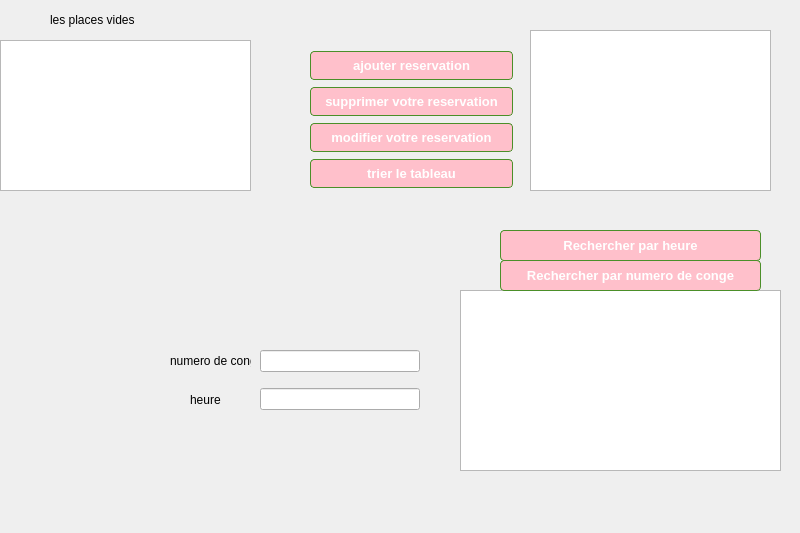
<?xml version="1.0" encoding="UTF-8"?>
<ui version="4.0">
 <class>Reservation</class>
 <widget class="QDialog" name="Reservation">
  <property name="geometry">
   <rect>
    <x>0</x>
    <y>0</y>
    <width>800</width>
    <height>533</height>
   </rect>
  </property>
  <property name="windowTitle">
   <string>Dialog</string>
  </property>
  <widget class="QTableWidget" name="tab">
   <property name="geometry">
    <rect>
     <x>0</x>
     <y>40</y>
     <width>251</width>
     <height>151</height>
    </rect>
   </property>
  </widget>
  <widget class="QLabel" name="label">
   <property name="geometry">
    <rect>
     <x>170</x>
     <y>350</y>
     <width>81</width>
     <height>21</height>
    </rect>
   </property>
   <property name="text">
    <string>numero de conge</string>
   </property>
  </widget>
  <widget class="QLabel" name="label_2">
   <property name="geometry">
    <rect>
     <x>190</x>
     <y>390</y>
     <width>61</width>
     <height>20</height>
    </rect>
   </property>
   <property name="text">
    <string>heure </string>
   </property>
  </widget>
  <widget class="QTableWidget" name="tab_res">
   <property name="geometry">
    <rect>
     <x>530</x>
     <y>30</y>
     <width>241</width>
     <height>161</height>
    </rect>
   </property>
  </widget>
  <widget class="QWidget" name="verticalLayoutWidget">
   <property name="geometry">
    <rect>
     <x>260</x>
     <y>340</y>
     <width>160</width>
     <height>80</height>
    </rect>
   </property>
   <layout class="QVBoxLayout" name="verticalLayout">
    <item>
     <widget class="QLineEdit" name="line_nump"/>
    </item>
    <item>
     <widget class="QLineEdit" name="line_heure"/>
    </item>
   </layout>
  </widget>
  <widget class="QWidget" name="verticalLayoutWidget_2">
   <property name="geometry">
    <rect>
     <x>310</x>
     <y>50</y>
     <width>203</width>
     <height>140</height>
    </rect>
   </property>
   <layout class="QVBoxLayout" name="verticalLayout_2">
    <item>
     <widget class="QPushButton" name="pushButton">
      <property name="styleSheet">
       <string notr="true">#pushButton{
-moz-box-shadow: 0px 10px 14px -7px #3e7327;
	-webkit-box-shadow: 0px 10px 14px -7px #3e7327;
	box-shadow: 0px 10px 14px -7px #3e7327;
	background:-webkit-gradient(linear, left top, left bottom, color-stop(0.05, #77b55a), color-stop(1, #72b352));
	background:-moz-linear-gradient(top, #77b55a 5%, #72b352 100%);
	background:-webkit-linear-gradient(top, #77b55a 5%, #72b352 100%);
	background:-o-linear-gradient(top, #77b55a 5%, #72b352 100%);
	background:-ms-linear-gradient(top, #77b55a 5%, #72b352 100%);
	background:linear-gradient(to bottom, #77b55a 5%, #72b352 100%);
	
	background-color:pink;
	-moz-border-radius:4px;
	-webkit-border-radius:4px;
	border-radius:4px;
	border:1px solid #4b8f29;
	display:inline-block;
	cursor:pointer;
	color:#ffffff;
	font-family:Arial;
	font-size:13px;
	font-weight:bold;
	padding:6px 12px;
	text-decoration:none;
	text-shadow:0px 1px 0px #5b8a3c;
}
#pushButton:hover{
background:-webkit-gradient(linear, left top, left bottom, color-stop(0.05, #72b352), color-stop(1, #77b55a));
	background:-moz-linear-gradient(top, #72b352 5%, #77b55a 100%);
	background:-webkit-linear-gradient(top, #72b352 5%, #77b55a 100%);
	background:-o-linear-gradient(top, #72b352 5%, #77b55a 100%);
	background:-ms-linear-gradient(top, #72b352 5%, #77b55a 100%);
	background:linear-gradient(to bottom, #72b352 5%, #77b55a 100%);
	
	background-color:blue;
}</string>
      </property>
      <property name="text">
       <string>ajouter reservation</string>
      </property>
     </widget>
    </item>
    <item>
     <widget class="QPushButton" name="pushButton_4">
      <property name="styleSheet">
       <string notr="true">#pushButton_4{
-moz-box-shadow: 0px 10px 14px -7px #3e7327;
	-webkit-box-shadow: 0px 10px 14px -7px #3e7327;
	box-shadow: 0px 10px 14px -7px #3e7327;
	background:-webkit-gradient(linear, left top, left bottom, color-stop(0.05, #77b55a), color-stop(1, #72b352));
	background:-moz-linear-gradient(top, #77b55a 5%, #72b352 100%);
	background:-webkit-linear-gradient(top, #77b55a 5%, #72b352 100%);
	background:-o-linear-gradient(top, #77b55a 5%, #72b352 100%);
	background:-ms-linear-gradient(top, #77b55a 5%, #72b352 100%);
	background:linear-gradient(to bottom, #77b55a 5%, #72b352 100%);
	
	background-color:pink;
	-moz-border-radius:4px;
	-webkit-border-radius:4px;
	border-radius:4px;
	border:1px solid #4b8f29;
	display:inline-block;
	cursor:pointer;
	color:#ffffff;
	font-family:Arial;
	font-size:13px;
	font-weight:bold;
	padding:6px 12px;
	text-decoration:none;
	text-shadow:0px 1px 0px #5b8a3c;
}
#pushButton_4:hover{
background:-webkit-gradient(linear, left top, left bottom, color-stop(0.05, #72b352), color-stop(1, #77b55a));
	background:-moz-linear-gradient(top, #72b352 5%, #77b55a 100%);
	background:-webkit-linear-gradient(top, #72b352 5%, #77b55a 100%);
	background:-o-linear-gradient(top, #72b352 5%, #77b55a 100%);
	background:-ms-linear-gradient(top, #72b352 5%, #77b55a 100%);
	background:linear-gradient(to bottom, #72b352 5%, #77b55a 100%);
	
	background-color:blue;
}</string>
      </property>
      <property name="text">
       <string>supprimer votre reservation</string>
      </property>
     </widget>
    </item>
    <item>
     <widget class="QPushButton" name="pushButton_3">
      <property name="styleSheet">
       <string notr="true">#pushButton_3{
-moz-box-shadow: 0px 10px 14px -7px #3e7327;
	-webkit-box-shadow: 0px 10px 14px -7px #3e7327;
	box-shadow: 0px 10px 14px -7px #3e7327;
	background:-webkit-gradient(linear, left top, left bottom, color-stop(0.05, #77b55a), color-stop(1, #72b352));
	background:-moz-linear-gradient(top, #77b55a 5%, #72b352 100%);
	background:-webkit-linear-gradient(top, #77b55a 5%, #72b352 100%);
	background:-o-linear-gradient(top, #77b55a 5%, #72b352 100%);
	background:-ms-linear-gradient(top, #77b55a 5%, #72b352 100%);
	background:linear-gradient(to bottom, #77b55a 5%, #72b352 100%);
	
	background-color:pink;
	-moz-border-radius:4px;
	-webkit-border-radius:4px;
	border-radius:4px;
	border:1px solid #4b8f29;
	display:inline-block;
	cursor:pointer;
	color:#ffffff;
	font-family:Arial;
	font-size:13px;
	font-weight:bold;
	padding:6px 12px;
	text-decoration:none;
	text-shadow:0px 1px 0px #5b8a3c;
}
#pushButton_3:hover{
background:-webkit-gradient(linear, left top, left bottom, color-stop(0.05, #72b352), color-stop(1, #77b55a));
	background:-moz-linear-gradient(top, #72b352 5%, #77b55a 100%);
	background:-webkit-linear-gradient(top, #72b352 5%, #77b55a 100%);
	background:-o-linear-gradient(top, #72b352 5%, #77b55a 100%);
	background:-ms-linear-gradient(top, #72b352 5%, #77b55a 100%);
	background:linear-gradient(to bottom, #72b352 5%, #77b55a 100%);
	
	background-color:blue;
}</string>
      </property>
      <property name="text">
       <string>modifier votre reservation</string>
      </property>
     </widget>
    </item>
    <item>
     <widget class="QPushButton" name="pushButton_2">
      <property name="styleSheet">
       <string notr="true">#pushButton_2{
-moz-box-shadow: 0px 10px 14px -7px #3e7327;
	-webkit-box-shadow: 0px 10px 14px -7px #3e7327;
	box-shadow: 0px 10px 14px -7px #3e7327;
	background:-webkit-gradient(linear, left top, left bottom, color-stop(0.05, #77b55a), color-stop(1, #72b352));
	background:-moz-linear-gradient(top, #77b55a 5%, #72b352 100%);
	background:-webkit-linear-gradient(top, #77b55a 5%, #72b352 100%);
	background:-o-linear-gradient(top, #77b55a 5%, #72b352 100%);
	background:-ms-linear-gradient(top, #77b55a 5%, #72b352 100%);
	background:linear-gradient(to bottom, #77b55a 5%, #72b352 100%);
	
	background-color:pink;
	-moz-border-radius:4px;
	-webkit-border-radius:4px;
	border-radius:4px;
	border:1px solid #4b8f29;
	display:inline-block;
	cursor:pointer;
	color:#ffffff;
	font-family:Arial;
	font-size:13px;
	font-weight:bold;
	padding:6px 12px;
	text-decoration:none;
	text-shadow:0px 1px 0px #5b8a3c;
}
#pushButton_2:hover{
background:-webkit-gradient(linear, left top, left bottom, color-stop(0.05, #72b352), color-stop(1, #77b55a));
	background:-moz-linear-gradient(top, #72b352 5%, #77b55a 100%);
	background:-webkit-linear-gradient(top, #72b352 5%, #77b55a 100%);
	background:-o-linear-gradient(top, #72b352 5%, #77b55a 100%);
	background:-ms-linear-gradient(top, #72b352 5%, #77b55a 100%);
	background:linear-gradient(to bottom, #72b352 5%, #77b55a 100%);
	
	background-color:blue;
}</string>
      </property>
      <property name="text">
       <string>trier le tableau</string>
      </property>
     </widget>
    </item>
   </layout>
  </widget>
  <widget class="QTableView" name="tableView">
   <property name="geometry">
    <rect>
     <x>460</x>
     <y>290</y>
     <width>321</width>
     <height>181</height>
    </rect>
   </property>
  </widget>
  <widget class="QLabel" name="label_3">
   <property name="geometry">
    <rect>
     <x>50</x>
     <y>10</y>
     <width>141</width>
     <height>20</height>
    </rect>
   </property>
   <property name="text">
    <string>les places vides </string>
   </property>
  </widget>
  <widget class="QPushButton" name="pushButton_6">
   <property name="geometry">
    <rect>
     <x>500</x>
     <y>230</y>
     <width>261</width>
     <height>31</height>
    </rect>
   </property>
   <property name="styleSheet">
    <string notr="true">#pushButton_6{
-moz-box-shadow: 0px 10px 14px -7px #3e7327;
	-webkit-box-shadow: 0px 10px 14px -7px #3e7327;
	box-shadow: 0px 10px 14px -7px #3e7327;
	background:-webkit-gradient(linear, left top, left bottom, color-stop(0.05, #77b55a), color-stop(1, #72b352));
	background:-moz-linear-gradient(top, #77b55a 5%, #72b352 100%);
	background:-webkit-linear-gradient(top, #77b55a 5%, #72b352 100%);
	background:-o-linear-gradient(top, #77b55a 5%, #72b352 100%);
	background:-ms-linear-gradient(top, #77b55a 5%, #72b352 100%);
	background:linear-gradient(to bottom, #77b55a 5%, #72b352 100%);
	
	background-color:pink;
	-moz-border-radius:4px;
	-webkit-border-radius:4px;
	border-radius:4px;
	border:1px solid #4b8f29;
	display:inline-block;
	cursor:pointer;
	color:#ffffff;
	font-family:Arial;
	font-size:13px;
	font-weight:bold;
	padding:6px 12px;
	text-decoration:none;
	text-shadow:0px 1px 0px #5b8a3c;
}
#pushButton_6:hover{
background:-webkit-gradient(linear, left top, left bottom, color-stop(0.05, #72b352), color-stop(1, #77b55a));
	background:-moz-linear-gradient(top, #72b352 5%, #77b55a 100%);
	background:-webkit-linear-gradient(top, #72b352 5%, #77b55a 100%);
	background:-o-linear-gradient(top, #72b352 5%, #77b55a 100%);
	background:-ms-linear-gradient(top, #72b352 5%, #77b55a 100%);
	background:linear-gradient(to bottom, #72b352 5%, #77b55a 100%);
	
	background-color:blue;
}</string>
   </property>
   <property name="text">
    <string>Rechercher par heure</string>
   </property>
  </widget>
  <widget class="QPushButton" name="pushButton_5">
   <property name="geometry">
    <rect>
     <x>500</x>
     <y>260</y>
     <width>261</width>
     <height>31</height>
    </rect>
   </property>
   <property name="styleSheet">
    <string notr="true">#pushButton_5{
-moz-box-shadow: 0px 10px 14px -7px #3e7327;
	-webkit-box-shadow: 0px 10px 14px -7px #3e7327;
	box-shadow: 0px 10px 14px -7px #3e7327;
	background:-webkit-gradient(linear, left top, left bottom, color-stop(0.05, #77b55a), color-stop(1, #72b352));
	background:-moz-linear-gradient(top, #77b55a 5%, #72b352 100%);
	background:-webkit-linear-gradient(top, #77b55a 5%, #72b352 100%);
	background:-o-linear-gradient(top, #77b55a 5%, #72b352 100%);
	background:-ms-linear-gradient(top, #77b55a 5%, #72b352 100%);
	background:linear-gradient(to bottom, #77b55a 5%, #72b352 100%);
	
	background-color:pink;
	-moz-border-radius:4px;
	-webkit-border-radius:4px;
	border-radius:4px;
	border:1px solid #4b8f29;
	display:inline-block;
	cursor:pointer;
	color:#ffffff;
	font-family:Arial;
	font-size:13px;
	font-weight:bold;
	padding:6px 12px;
	text-decoration:none;
	text-shadow:0px 1px 0px #5b8a3c;
}
#pushButton_5:hover{
background:-webkit-gradient(linear, left top, left bottom, color-stop(0.05, #72b352), color-stop(1, #77b55a));
	background:-moz-linear-gradient(top, #72b352 5%, #77b55a 100%);
	background:-webkit-linear-gradient(top, #72b352 5%, #77b55a 100%);
	background:-o-linear-gradient(top, #72b352 5%, #77b55a 100%);
	background:-ms-linear-gradient(top, #72b352 5%, #77b55a 100%);
	background:linear-gradient(to bottom, #72b352 5%, #77b55a 100%);
	
	background-color:blue;
}</string>
   </property>
   <property name="text">
    <string>Rechercher par numero de conge</string>
   </property>
  </widget>
 </widget>
 <resources/>
 <connections/>
</ui>
